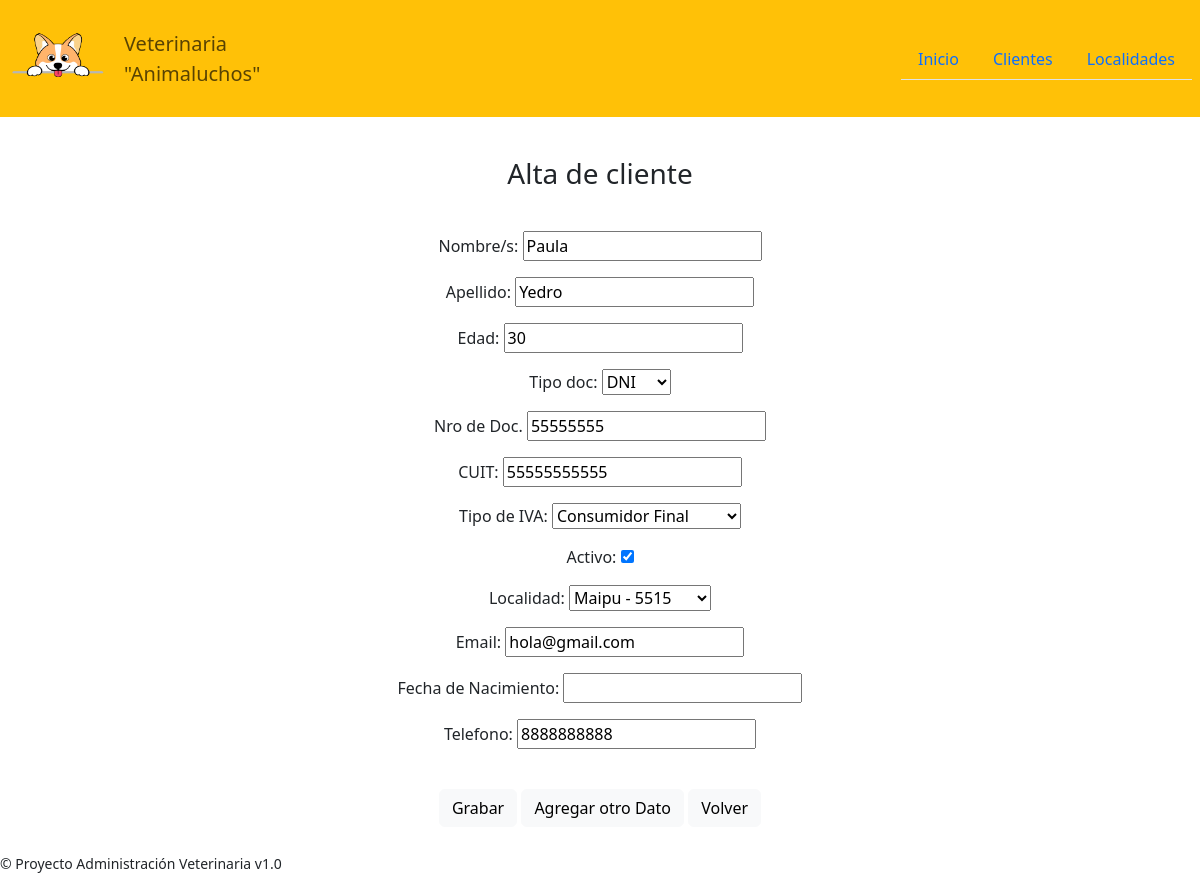
The app's page /modificar_cliente/1 with its own data.
### veterinaria/models.py (models this page shows, shortened)
class Cliente(models.Model):
    nombre = models.CharField("Nombre/s",max_length=50)
    apellido = models.CharField(max_length=50)
    edad = models.IntegerField(null=True, blank=True)
    tipo_doc = models.ForeignKey(Tipo_Doc, on_delete=models.PROTECT, null=True, blank=True)
    nro_doc = models.IntegerField("Nro de Doc.", null=True, blank=True)
    cuit = models.CharField("CUIT", max_length=16, null=True, blank=True)
    tipo_iva = models.CharField("Tipo de IVA", max_length=2, choices=TIPO_IVA_CHOICE, default="CF")
    activo = models.BooleanField(default=True)
    localidad = models.ForeignKey(Localidad, on_delete=models.PROTECT, null=True, blank=True)
    email = models.EmailField(null=True, blank=True)
    fecha_nac = models.DateField("Fecha de Nacimiento", null=True, blank=True)
    telefono = models.IntegerField(null=True, blank=True)

class Localidad(models.Model):
    nombre = models.CharField(max_length=50)
    cp = models.CharField("Cod. Postal", max_length=10)
    provincia = models.ForeignKey(Provincia, on_delete=models.PROTECT, null=True, blank=True)
    class Meta:
        ordering = ["nombre"]
    def __str__(self):
        return self.nombre + " - " + self.cp

### veterinaria/views.py (the view)
# urls.py: path('modificar_cliente/<int:pk>', views.modificar_cliente, name='modificar_cliente'),
def modificar_cliente(request, pk, template_name="veterinaria/nuevo_cliente.html"):
    cliente = Cliente.objects.get(id=pk)
    form = ClienteForm(request.POST or None, instance=cliente)
    if request.method == 'POST':
        if form.is_valid():
            form.save(commit=True)
            return redirect('clientes')
    datos = {'form': form}
    return render(request, template_name, datos)

### veterinaria/form.py
class ClienteForm(ModelForm):
    class Meta:
        model = Cliente
        fields = '__all__'

### veterinaria/models.py (called while the page is built)
    def __str__(self):
        return self.diminutivo

### templates/veterinaria/nuevo_cliente.html (shortened to what this page needs)
{% extends "base.html" %}
{% block titulo_principal %}Alta de cliente{% endblock %}
{% block principal %}
<div class="d-flex align-items-center justify-content-center">
    <form method="post" class="text-center">
        {{ form.as_p }}
        <br>
        <input type="submit" value="Grabar"  id="liveToastBtn" class="btn btn-light">
        <div class="toast-container position-fixed bottom-0 end-0 p-3">
        </div>
        <button class="btn btn-light" type="button" data-bs-toggle="offcanvas" data-bs-target="#offcanvasScrolling" aria-controls="offcanvasScrolling">Agregar otro Dato</button>
        <button class="btn btn-light" type="button" onclick="goBack()">Volver</button>
    </form>
</div>
{% endblock %}

### records on screen
Cliente: nombre "Paula", apellido "Yedro", edad "30", tipo_doc "DNI", nro_doc "55555555", cuit "55555555555", tipo_iva "Consumidor Final", activo "☑", localidad "Maipu - 5515", email "hola@gmail.com", telefono "8888888888"
